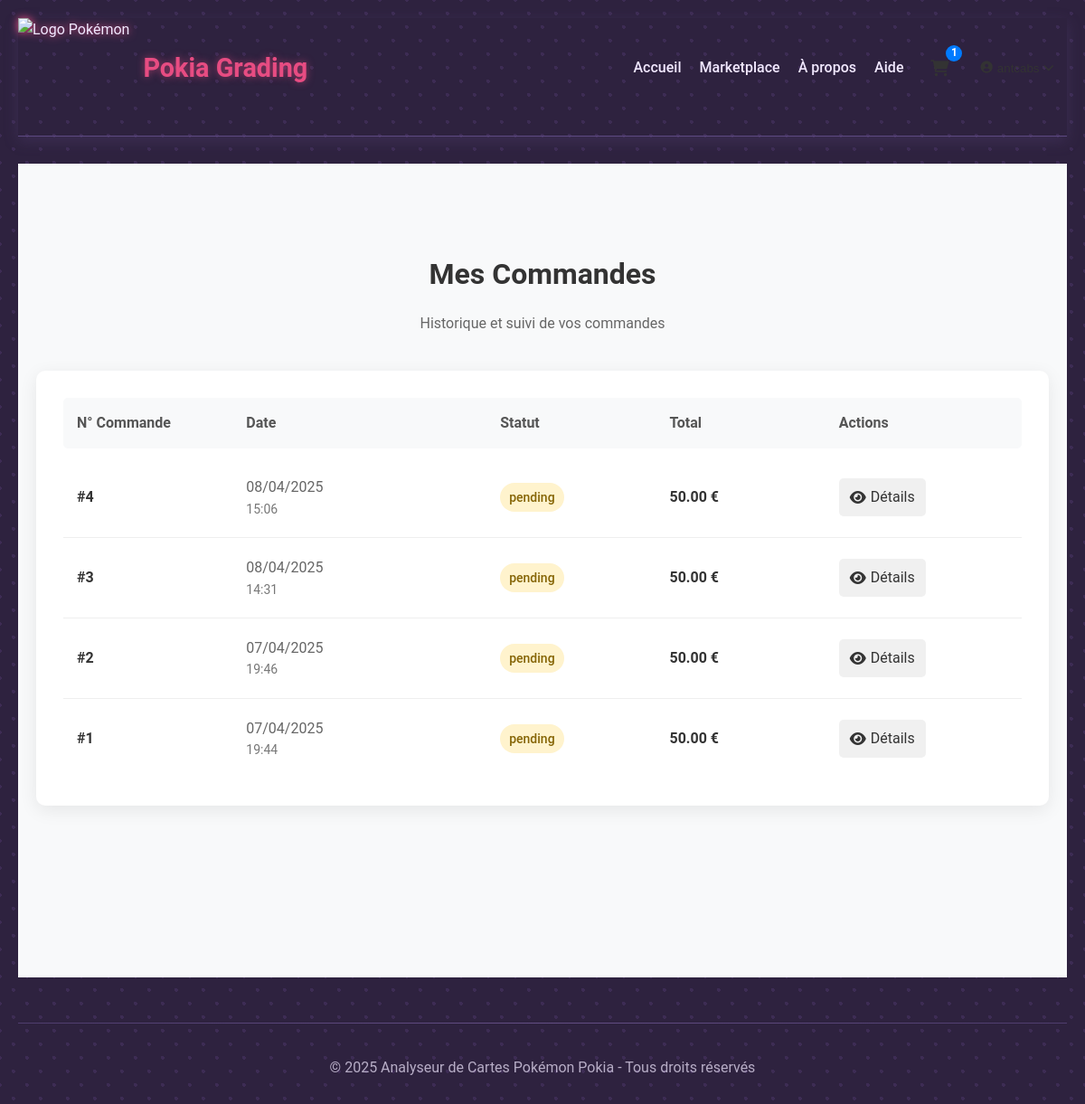
/orders (signed in), run on the app's committed database.
### app.py (models this page shows, shortened)
class Order(db.Model):
    __tablename__ = 'orders'
    id = db.Column(db.Integer, primary_key=True)
    user_id = db.Column(db.Integer, db.ForeignKey('users.id'), nullable=False)
    status = db.Column(db.String(20), default='pending')
    total_amount = db.Column(db.Float, nullable=False)
    shipping_address = db.Column(db.Text, nullable=False)
    order_date = db.Column(db.DateTime, default=dt.utcnow)
    user = db.relationship('User', backref=db.backref('orders', lazy=True))

### app.py (the view)
@app.route('/orders')
@login_required
def order_history():
    orders = Order.query.filter_by(user_id=current_user.id).order_by(Order.order_date.desc()).all()
    return render_template('orders.html', orders=orders)

### app.py (called while the page is built)
@login_manager.user_loader
def load_user(user_id):
    return User.query.get(int(user_id))

### templates/orders.html (shortened to what this page needs)
{% extends "layout.html" %}
{% block extra_head %}
<link rel="stylesheet" href="{{ url_for('static', filename='css/orders.css') }}">
<link rel="stylesheet" href="https://cdnjs.cloudflare.com/ajax/libs/font-awesome/6.0.0/css/all.min.css">
{% endblock %}
{% block content %}
<section class="orders-section">
    <div class="container">
        <div class="orders-header">
            <h1>Mes Commandes</h1>
            <p>Historique et suivi de vos commandes</p>
        </div>
        <div class="orders-content">
            {% if orders %}
                <div class="orders-list">
                    <div class="orders-header-row">
                        <span class="column-order-id">N° Commande</span>
                        <span class="column-date">Date</span>
                        <span class="column-status">Statut</span>
                        <span class="column-total">Total</span>
                        <span class="column-actions">Actions</span>
                    </div>
                    {% for order in orders %}
                    <div class="order-row">
                        <div class="column-order-id">
                            <span class="order-id">#{{ order.id }}</span>
                        </div>
                        <div class="column-date">
                            <span class="order-date">{{ order.order_date.strftime('%d/%m/%Y') }}</span>
                            <span class="order-time">{{ order.order_date.strftime('%H:%M') }}</span>
                        </div>
                        <div class="column-status">
                            <span class="order-status status-{{ order.status }}">{{ order.status }}</span>
                        </div>
                        <div class="column-total">
                            <span class="order-total">{{ "%.2f"|format(order.total_amount) }} €</span>
                        </div>
                        <div class="column-actions">
                            <a href="{{ url_for('order_details', order_id=order.id) }}" class="btn-view-details">
                                <i class="fas fa-eye"></i> Détails
                            </a>
                        </div>
                    </div>
                    {% endfor %}
                </div>
            {% endif %}
        </div>
    </div>
</section>
{% endblock %}

### templates/layout.html (shortened to what this page needs)
<!DOCTYPE html>
<html lang="fr">
<head>
    <link rel="stylesheet" href="{{ url_for('static', filename='css/styles.css') }}">
    <link rel="stylesheet" href="https://cdnjs.cloudflare.com/ajax/libs/font-awesome/6.0.0/css/all.min.css">
    {% block extra_head %}{% endblock %}
</head>
<body>
    <div class="container">
        <header>
            <div class="logo">
                <img src="{{ url_for('static', filename='images/logo.png') }}" alt="Logo Pokémon">
                <h1>Pokia Grading</h1>
            </div>
            <nav>
                <ul>
                    <li><a href="{{ url_for('index') }}">Accueil</a></li>
                    <li><a href="{{ url_for('marketplace') }}">Marketplace</a></li>
                    <li><a href="{{ url_for('about') }}">À propos</a></li>
                    <li><a href="{{ url_for('help_page') }}">Aide</a></li>
                </ul>
                <div class="auth-buttons">
                    {% if current_user.is_authenticated %}
                        <a href="{{ url_for('view_cart') }}" class="cart-icon">
                            <i class="fas fa-shopping-cart"></i>
                            <span class="cart-count">
                                {{ current_user.cart_items|length }}
                            </span>
                        </a>
                        <div class="user-dropdown">
                            <button class="dropdown-toggle">
                                <i class="fas fa-user-circle"></i>
                                <i class="fas fa-chevron-down"></i>
                            </button>
                        </div>
                    {% else %}
                        <a href="{{ url_for('login') }}" class="btn-login">Connexion</a>
                        <a href="{{ url_for('register') }}" class="btn-signup">Inscription</a>
                    {% endif %}
                </div>
            </nav>
        </header>
        <main>
            {% block content %}{% endblock %}
        </main>
        <footer>
            <p>&copy; 2025 Analyseur de Cartes Pokémon Pokia - Tous droits réservés</p>
        </footer>
    </div>
</body>
</html>

### static/css/styles.css (style rules this page uses)
:root { --primary-color: #7b62a3; --secondary-color: #4a386b; --accent-color: #e74c82; --background-color: #2e223f; --card-color: #3d2c54; --text-color: #f1e8ff; --border-color: #5d4982; --success-color: #50fa7b; --warning-color: #f1fa8c; --danger-color: #ff5555; --info-color: #8be9fd; --ghost-glow: 0 0 15px rgba(123, 98, 163, 0.7); }
body { font-family: 'Roboto', sans-serif; background-color: var(--background-color); background-image: radial-gradient(circle, #3d2c54 10%, transparent 10%), radial-gradient(circle, #3d2c54 10%, transparent 10%); background-size: 30px 30px; background-position: 0 0, 15px 15px; color: var(--text-color); line-height: 1.6; margin: 0; padding: 0; transition: all 0.3s ease; }
.container { max-width: 1200px; margin: 0 auto; padding: 20px; }
header { display: flex; justify-content: space-between; align-items: center; margin-bottom: 30px; padding-bottom: 20px; border-bottom: 1px solid var(--border-color); box-shadow: 0 5px 15px rgba(93, 73, 130, 0.3); }
.logo { display: flex; align-items: center; }
.logo img { height: 110px; margin-right: 15px; filter: drop-shadow(0 0 5px var(--accent-color)); }
.logo h1 { font-size: 1.8rem; margin: 0; color: var(--accent-color); text-shadow: 0 0 8px rgba(231, 76, 130, 0.6); }
nav ul { display: flex; list-style: none; margin: 0; padding: 0; }
nav li { margin-left: 20px; }
nav a { text-decoration: none; color: var(--text-color); font-weight: 500; transition: all 0.3s; position: relative; }
nav a::after { content: ''; position: absolute; width: 0; height: 2px; bottom: -5px; left: 0; background-color: var(--accent-color); transition: width 0.3s; box-shadow: var(--ghost-glow); }
footer { text-align: center; margin-top: 50px; padding-top: 20px; border-top: 1px solid var(--border-color); color: var(--text-color); opacity: 0.7; position: relative; }
footer::before { content: ''; position: absolute; top: -1px; left: 0; width: 100%; height: 1px; background: linear-gradient(90deg, transparent, var(--primary-color), transparent); }
a, button, .card, .feature, .tab-btn, .grade-circle { transition: transform 0.3s, box-shadow 0.3s, background-color 0.3s, color 0.3s; }

### static/css/orders.css (style rules this page uses)
.orders-section { padding: 50px 0; background-color: #f8f9fa; min-height: 100vh; }
.orders-header { text-align: center; margin-bottom: 40px; }
.orders-header h1 { font-size: 32px; color: #333; margin-bottom: 10px; }
.orders-header p { color: #666; font-size: 16px; }
.orders-content { background-color: #fff; border-radius: 10px; box-shadow: 0 5px 20px rgba(0, 0, 0, 0.08); overflow: hidden; padding: 30px; }
.orders-list { width: 100%; }
.orders-header-row { display: grid; grid-template-columns: 1fr 1.5fr 1fr 1fr 1fr; padding: 15px; background-color: #f8f9fa; border-radius: 5px; font-weight: 600; color: #555; margin-bottom: 10px; }
.order-row { display: grid; grid-template-columns: 1fr 1.5fr 1fr 1fr 1fr; padding: 20px 15px; border-bottom: 1px solid #eee; align-items: center; }
.order-row:last-child { border-bottom: none; }
.order-id { font-weight: 600; color: #333; }
.order-date { display: block; color: #333; }
.order-time { display: block; font-size: 14px; color: #777; }
.order-status { display: inline-block; padding: 5px 10px; border-radius: 50px; font-size: 14px; font-weight: 500; }
.status-pending { background-color: #fff3cd; color: #856404; }
.order-total { font-weight: 600; color: #333; }
.btn-view-details { display: inline-flex; align-items: center; padding: 8px 12px; background-color: #f0f0f0; color: #333; border-radius: 5px; text-decoration: none; transition: all 0.3s; }
.btn-view-details i { margin-right: 5px; }
.order-date { color: #666; }

### data on the page
Order: id "4", order_date "08/04/2025", order_date "15:06", status "pending", total_amount "50.00"
Order: id "3", order_date "08/04/2025", order_date "14:31", status "pending", total_amount "50.00"
Order: id "2", order_date "07/04/2025", order_date "19:46", status "pending", total_amount "50.00"
Order: id "1", order_date "07/04/2025", order_date "19:44", status "pending", total_amount "50.00"

### other printed values
{{ current_user.cart_items|length }} "1"
